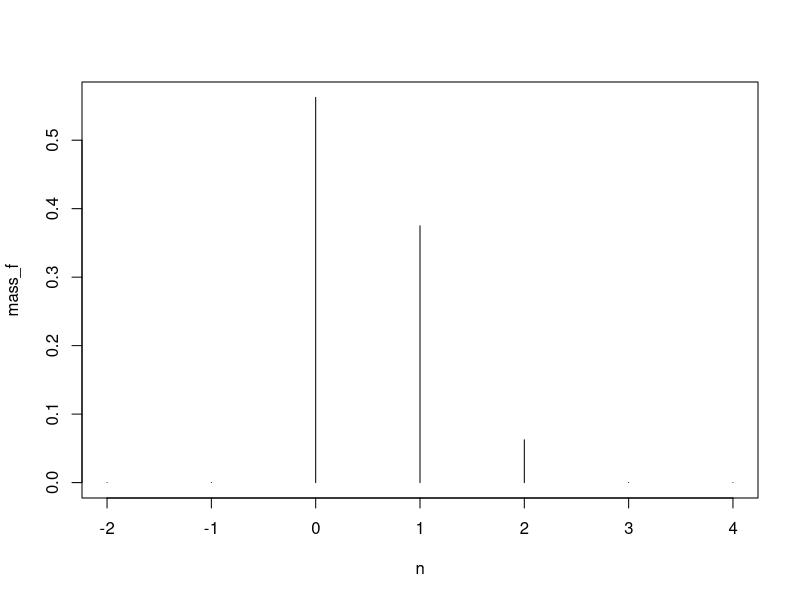
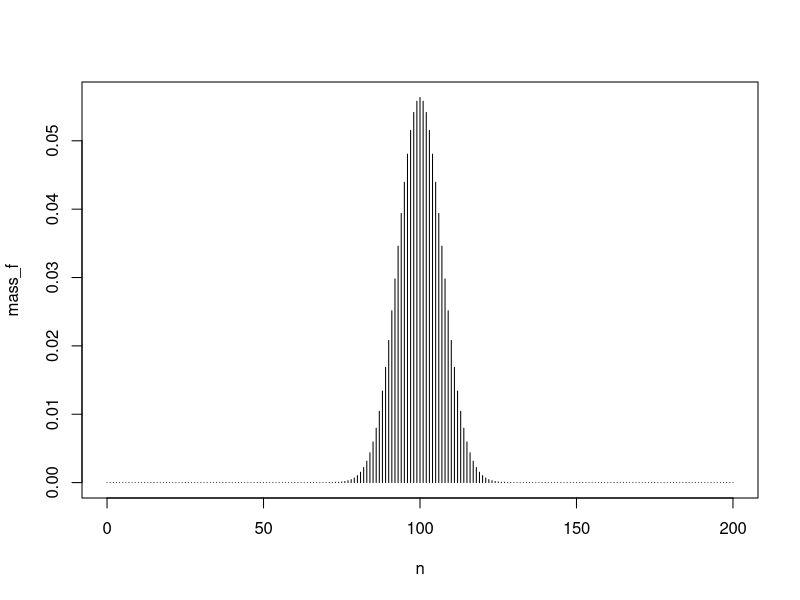

These figures' R source, in order:

# ========================================================== Cerinta 2 ==========================================================

#   2. Fiind dată o funcție f , introdusă de utilizator, determinarea unei constante de
# normalizare k(cu precizarea dacă această constantă duce la o funcție de masă sau la o
# densitate de probabilitate). Ȋn cazul ȋn care o asemenea constantă nu există, afișarea
# unui mesaj corespunzător către utilizator.


#     Constanta de normalizare este o constanta care, atunci cand este inmultita cu rezultatul integrarii
# functiei alese, intoarce valoare 1. Este utila aceasta constanta deoarece in statistica suma tuturor
# probabilitatilor trebuie sa fie egala cu 1. Intrucat aria de sub un grafic reprezinta tot spectrul 
# probabilistic al unei variabile aleatoare continue, integrala functiei graficului trebuie sa fie egala cu 1,
# aceasta functie fiind functia de densitate 

f <- function(x){
    # functie care intoarce 1 pt valori intre 0 si 1, si a^2 pentru valori mai mari decat 1 
    ifelse(x < 1, 1, 2)
}

inf_f <- function(x){
    # functie care, integrata, rezulta infinit
    1 / (x - 1)
}

result <- tryCatch(
    integrate(inf_f, lower = 0, upper = 1),
    error = function(err) {
    # Custom response when the integration results in an error
      message("Integration resulted in an error: ", err$message)
      # You can choose to return a specific value or handle the error in a different way
      return(NA)
    }
)
print(result)

integrate(f, 0, 2)

obtine_constanta_normalizare <- function(f, min = 0, max = 0){
    # Aceasta metoda de obtinere a constantei de normalizare poate ajunge la rezultatul corect, 
    # fie ca functia f are valori discrete (functie de masa) ( acestea fiind reprezentate de felul ifelse(x < 1, 1, 2)
    # sau valori continue (functie de densitate) (x^2
    # min si max reprezinta intervalul pe care functia ia valori diferite de 0
    if(min == max){
        if(min == 0){
            cat("Nu ati introdus limite!\n")
            cat("Introduceti un interval pe care functia ia valori.\n")
            return(NA)
        }
        #daca intervalul este 0, orice constanta inmultita cu 0 va da mereu 0
        cat("Limitele au aceeasi valoare!\n")
        cat("Introduceti un interval valid, in care limitele pe care functia ia valori au sens.\n")
        return(NA)
    }
    if(min > max){
        cat("Limita inferioara este mai mare decat cea superioara!\n")
        cat("Introduceti un interval valid, in care limitele pe care functia ia valori au sens.\n")
        return(NA);
    }
    # integrala poate tinde la infinit ceea ce face ca functia integrate sa afiseze o eroare. 
    # ce imi doresc este sa prind acea eroare si sa o tratez, ceea ce fac cu tryCatch():
    rez_integrarii <- tryCatch(
                          integrate(f, min, max), 
                          error = function(err){
                              # daca integrala tinde la infinit, mesajul erorii este cel de mai jos
                              if(err$message == "non-finite function value"){
                                  cat("Functia data tinde la infinit.\nNu se poate gasi o constanta de normalizare pentru ea.\n")
                              }
                              else{
                                  cat("O eroare neasteptata a avut loc la integrare:\n")
                                  cat(err$message);
                              }
                              return(NA)
                          })
    # ne intereseaza constanta care, atunci cand este inmultita cu integrala, sa intoarca 1: 
    # k * integrala = 1
    # k = 1/integrala
    # folosesc $value deoarece vreau valoarea stocata in rezultatul integrarii
    return(1 / rez_integrarii$value)
}

obtine_constanta_normalizare(f, 0, 3)

obtine_constanta_normalizare(f, 1, 2) * integrate(f, 1, 2)$value

# ========================================================== Cerinta 3 ==========================================================

#     3) Reprezentarea grafică a densității de probabilitate/funcției de masă și a funcției de
# repartiție pentru diferite valori ale parametrilor repartiției. Ȋn cazul ȋn care funcția de
# repartiție nu este dată ȋntr-o formă explicită(ex. repartiția normală) se acceptă
# reprezentarea grafică a unei aproximări a acesteia.


#fucntie de masa:

n <- -2:4
mass_f <- dbinom(x=n, size=2, prob=1/4, log = FALSE)
plot(n, mass_f, type='h')
sum(mass_f)

n <- 0:200
functie_de_masa <- function(n){
  mass_f <- dbinom(n, 200, .5, log = FALSE)
  plot(n, mass_f, type='h')
  mass_f
}

f_masa <- functie_de_masa(n)
sum(f_masa)

# ========================================================== Cerinta 4 ==========================================================

#   4) Calculul mediei, dispersiei și a momentelor inițiale și centrate pȃnă la ordinul 4(dacă
# există). Atunci cȃnd unul dintre momente nu există, se va afișa un mesaj corespunzător
#`către utilizator.

x <- c(1, 2, 3)

# media aritmetica
media <- mean(x)
# dispersia, sau varianta, se obtine adunand diferenta dintre fiecare valoare
# si medie la patrat. Suma respectiva se imparte la numarul de valori - 1
# (ajustarea lui Bessel, care are drept scop corectarea unui bias)
dispersia <- var(x)

# media este chiar primul moment 
# acest prim moment totusi poate coincide cu multe alte dataseturi
# un al doilea moment este suma patratelor lui x supra n (nr de valori din x)
momentul_2 <- sum(x^2) / length(x)
momentul_3 <- sum(x^3) / length(x)
momentul_4 <- sum(x^4) / length(x)
# cu cat varianta e mai mare cu atat momentele 2, 3, 4 vor fi mai mari



